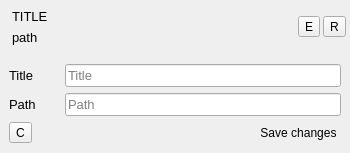
<?xml version="1.0" encoding="UTF-8"?>
<ui version="4.0">
 <class>PHomePageFile</class>
 <widget class="QWidget" name="PHomePageFile">
  <property name="geometry">
   <rect>
    <x>0</x>
    <y>0</y>
    <width>350</width>
    <height>153</height>
   </rect>
  </property>
  <property name="windowTitle">
   <string notr="true">Form</string>
  </property>
  <layout class="QVBoxLayout" name="verticalLayout">
   <property name="spacing">
    <number>0</number>
   </property>
   <property name="leftMargin">
    <number>0</number>
   </property>
   <property name="topMargin">
    <number>0</number>
   </property>
   <property name="rightMargin">
    <number>0</number>
   </property>
   <property name="bottomMargin">
    <number>0</number>
   </property>
   <item>
    <widget class="QWidget" name="show" native="true">
     <layout class="QVBoxLayout" name="verticalLayout_3">
      <property name="spacing">
       <number>4</number>
      </property>
      <property name="leftMargin">
       <number>4</number>
      </property>
      <property name="topMargin">
       <number>4</number>
      </property>
      <property name="rightMargin">
       <number>4</number>
      </property>
      <property name="bottomMargin">
       <number>4</number>
      </property>
      <item>
       <layout class="QHBoxLayout" name="horizontalLayout_2">
        <property name="spacing">
         <number>3</number>
        </property>
        <property name="rightMargin">
         <number>0</number>
        </property>
        <property name="bottomMargin">
         <number>0</number>
        </property>
        <item>
         <widget class="QWidget" name="content" native="true">
          <layout class="QVBoxLayout" name="verticalLayout_4">
           <property name="spacing">
            <number>6</number>
           </property>
           <property name="leftMargin">
            <number>0</number>
           </property>
           <property name="topMargin">
            <number>0</number>
           </property>
           <property name="rightMargin">
            <number>0</number>
           </property>
           <property name="bottomMargin">
            <number>0</number>
           </property>
           <item>
            <widget class="QLabel" name="lblTitle">
             <property name="font">
              <font>
               <pointsize>10</pointsize>
               <bold>false</bold>
              </font>
             </property>
             <property name="styleSheet">
              <string notr="true"/>
             </property>
             <property name="text">
              <string notr="true">TITLE</string>
             </property>
             <property name="margin">
              <number>0</number>
             </property>
             <property name="indent">
              <number>8</number>
             </property>
            </widget>
           </item>
           <item>
            <widget class="QLabel" name="lblPath">
             <property name="font">
              <font>
               <pointsize>10</pointsize>
               <italic>false</italic>
              </font>
             </property>
             <property name="text">
              <string notr="true">path</string>
             </property>
             <property name="margin">
              <number>0</number>
             </property>
             <property name="indent">
              <number>8</number>
             </property>
            </widget>
           </item>
          </layout>
         </widget>
        </item>
        <item>
         <widget class="QToolButton" name="btEdit">
          <property name="cursor">
           <cursorShape>PointingHandCursor</cursorShape>
          </property>
          <property name="text">
           <string notr="true">E</string>
          </property>
          <property name="icon">
           <iconset>
            <normaloff>:/icons/edit</normaloff>:/icons/edit</iconset>
          </property>
          <property name="iconSize">
           <size>
            <width>16</width>
            <height>16</height>
           </size>
          </property>
         </widget>
        </item>
        <item>
         <widget class="QToolButton" name="btDelete">
          <property name="cursor">
           <cursorShape>PointingHandCursor</cursorShape>
          </property>
          <property name="focusPolicy">
           <enum>Qt::NoFocus</enum>
          </property>
          <property name="text">
           <string notr="true">R</string>
          </property>
          <property name="icon">
           <iconset>
            <normaloff>:/icons/delete</normaloff>:/icons/delete</iconset>
          </property>
          <property name="iconSize">
           <size>
            <width>16</width>
            <height>16</height>
           </size>
          </property>
          <property name="shortcut">
           <string notr="true">Ctrl+S</string>
          </property>
          <property name="checkable">
           <bool>false</bool>
          </property>
          <property name="autoRaise">
           <bool>false</bool>
          </property>
         </widget>
        </item>
       </layout>
      </item>
     </layout>
    </widget>
   </item>
   <item>
    <widget class="QWidget" name="edit" native="true">
     <property name="focusPolicy">
      <enum>Qt::NoFocus</enum>
     </property>
     <layout class="QVBoxLayout" name="verticalLayout_2">
      <item>
       <layout class="QHBoxLayout" name="horizontalLayout_3">
        <property name="topMargin">
         <number>0</number>
        </property>
        <item>
         <widget class="QLabel" name="label">
          <property name="minimumSize">
           <size>
            <width>50</width>
            <height>0</height>
           </size>
          </property>
          <property name="font">
           <font>
            <pointsize>10</pointsize>
           </font>
          </property>
          <property name="text">
           <string>Title</string>
          </property>
         </widget>
        </item>
        <item>
         <widget class="QLineEdit" name="txtTitle">
          <property name="font">
           <font>
            <pointsize>10</pointsize>
           </font>
          </property>
          <property name="placeholderText">
           <string>Title</string>
          </property>
         </widget>
        </item>
       </layout>
      </item>
      <item>
       <layout class="QHBoxLayout" name="horizontalLayout_4">
        <property name="topMargin">
         <number>0</number>
        </property>
        <item>
         <widget class="QLabel" name="label_2">
          <property name="minimumSize">
           <size>
            <width>50</width>
            <height>0</height>
           </size>
          </property>
          <property name="font">
           <font>
            <pointsize>10</pointsize>
           </font>
          </property>
          <property name="text">
           <string>Path</string>
          </property>
         </widget>
        </item>
        <item>
         <widget class="QLineEdit" name="txtPath">
          <property name="font">
           <font>
            <pointsize>10</pointsize>
           </font>
          </property>
          <property name="inputMask">
           <string/>
          </property>
          <property name="placeholderText">
           <string>Path</string>
          </property>
         </widget>
        </item>
       </layout>
      </item>
      <item>
       <layout class="QHBoxLayout" name="horizontalLayout">
        <property name="spacing">
         <number>0</number>
        </property>
        <property name="topMargin">
         <number>0</number>
        </property>
        <item>
         <widget class="QToolButton" name="btCancel">
          <property name="cursor">
           <cursorShape>PointingHandCursor</cursorShape>
          </property>
          <property name="focusPolicy">
           <enum>Qt::NoFocus</enum>
          </property>
          <property name="text">
           <string notr="true">C</string>
          </property>
          <property name="icon">
           <iconset>
            <normaloff>:/icons/close</normaloff>:/icons/close</iconset>
          </property>
         </widget>
        </item>
        <item>
         <spacer name="horizontalSpacer">
          <property name="orientation">
           <enum>Qt::Horizontal</enum>
          </property>
          <property name="sizeHint" stdset="0">
           <size>
            <width>40</width>
            <height>20</height>
           </size>
          </property>
         </spacer>
        </item>
        <item>
         <widget class="QPushButton" name="btUpdate">
          <property name="cursor">
           <cursorShape>PointingHandCursor</cursorShape>
          </property>
          <property name="text">
           <string>Save changes</string>
          </property>
          <property name="autoDefault">
           <bool>true</bool>
          </property>
          <property name="default">
           <bool>true</bool>
          </property>
          <property name="flat">
           <bool>true</bool>
          </property>
         </widget>
        </item>
       </layout>
      </item>
     </layout>
    </widget>
   </item>
  </layout>
 </widget>
 <resources/>
 <connections/>
</ui>
